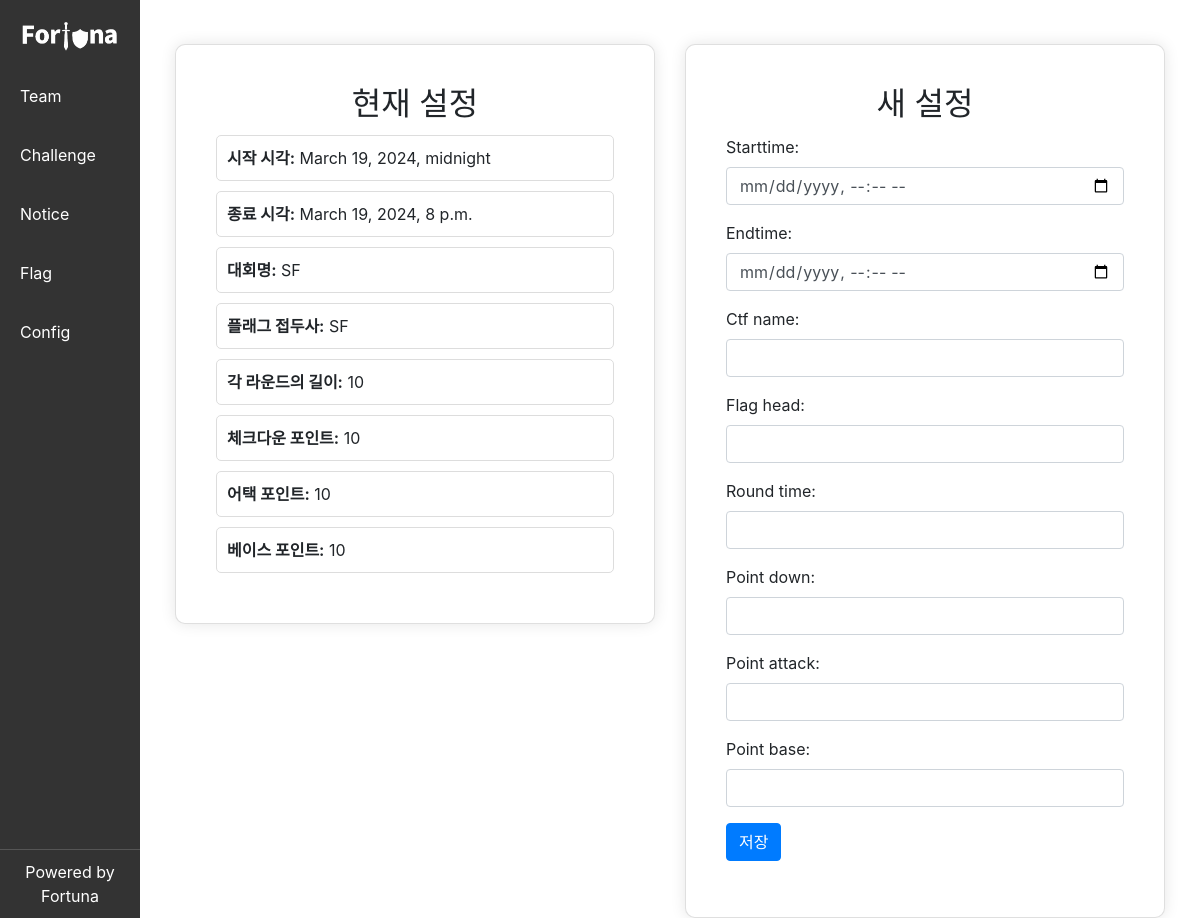
Before: /manage/config/ with the older database file.
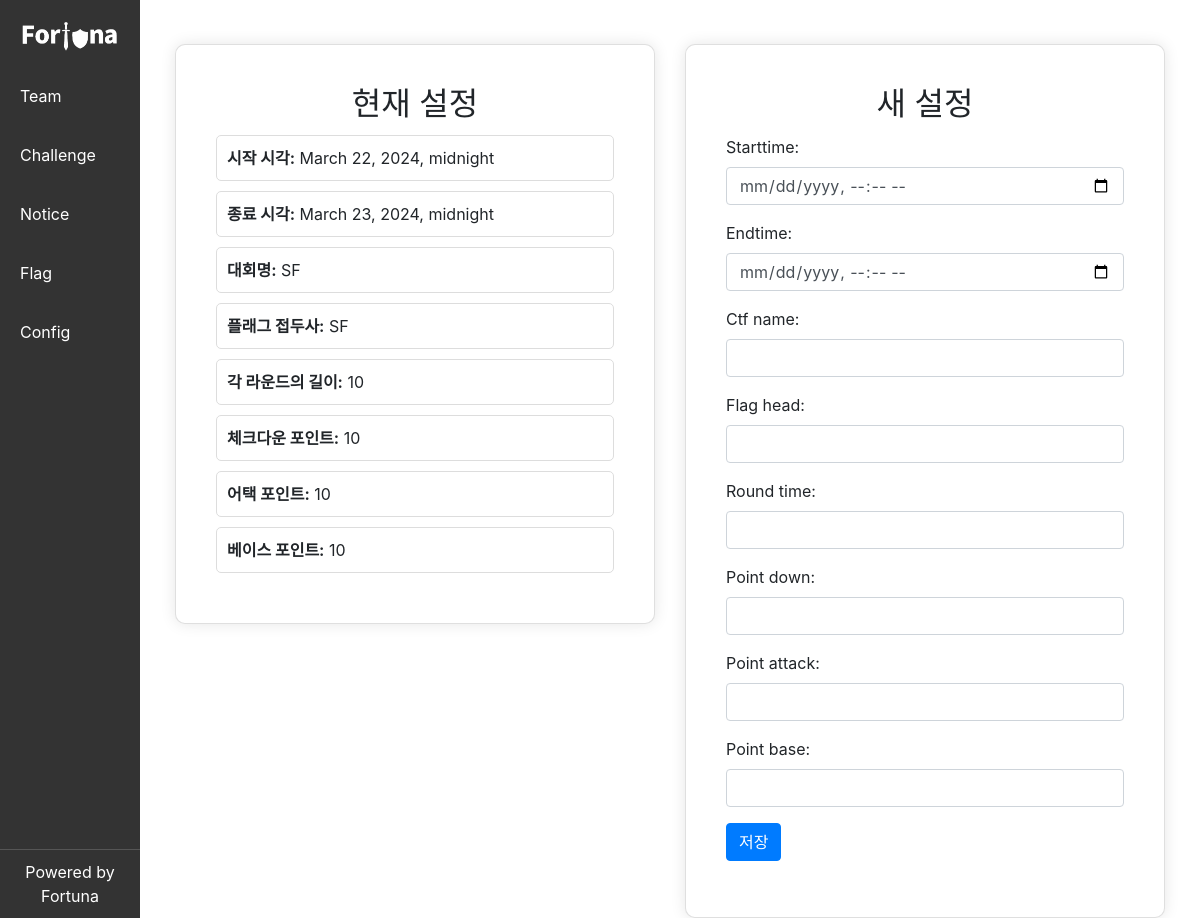
After: the same page with the newer database file.
### config/models.py (models this page shows, shortened)
class Config(models.Model):
    starttime = models.DateTimeField()
    endtime = models.DateTimeField()
    ctf_name = models.TextField()
    flag_head = models.TextField()
    round_time = models.IntegerField()
    point_down = models.IntegerField()
    point_attack = models.IntegerField()
    point_base = models.IntegerField()
    created_at = models.DateTimeField(auto_now_add=True)

### config/views.py (the view)
# urls.py: path('config/', config.config_view, name='config'),
def config_view(request):
    if request.method == "POST":
        form = ConfigForm(request.POST)
        if form.is_valid():
            form.save()
            return redirect('config')  # 성공적으로 저장 후 같은 뷰로 리디렉션
    else:
        form = ConfigForm()  # GET 요청 시 빈 폼 생성
    try:
        config = Config.objects.latest('created_at')
        context = {'config': config, 'form': form}
    except Config.DoesNotExist:
        context = {'form': form}  # Config 데이터가 없을 경우 form만 컨텍스트에 추가
    return render(request, 'config/config.html', context)

### config/forms.py
class ConfigForm(forms.ModelForm):
    class Meta:
        model = Config
        fields = [
            'starttime',
            'endtime',
            'ctf_name',
            'flag_head',
            'round_time',
            'point_down',
            'point_attack',
            'point_base'
        ]
        widgets = {
            'starttime': forms.DateTimeInput(attrs={'type': 'datetime-local', 'class': 'form-control'}),
            'endtime': forms.DateTimeInput(attrs={'type': 'datetime-local', 'class': 'form-control'}),
            'ctf_name': forms.TextInput(attrs={'class': 'form-control'}),
            'flag_head': forms.TextInput(attrs={'class': 'form-control'}),
            'round_time': forms.NumberInput(attrs={'class': 'form-control'}),
            'point_down': forms.NumberInput(attrs={'class': 'form-control'}),
            'point_attack': forms.NumberInput(attrs={'class': 'form-control'}),
            'point_base': forms.NumberInput(attrs={'class': 'form-control'}),
        }

### templates/config/config.html (shortened to what this page needs)
{% extends 'manage/base.html' %}
{% load static %}
{% block content %}
<div class="container-fluid mt-4">
    <div class="row">
        <div class="col-md-6">
            <div class="card">
                <div class="card-body">
                    <h2 class="card-title text-center">현재 설정</h2>
                    {% if config %}
                    <div class="config-item"><span class="config-title">시작 시각:</span> {{ config.starttime }}</div>
                    <div class="config-item"><span class="config-title">종료 시각:</span> {{ config.endtime }}</div>
                    <div class="config-item"><span class="config-title">대회명:</span> {{ config.ctf_name }}</div>
                    <div class="config-item"><span class="config-title">플래그 접두사:</span> {{ config.flag_head }}</div>
                    <div class="config-item"><span class="config-title">각 라운드의 길이:</span> {{ config.round_time }}
                    </div>
                    <div class="config-item"><span class="config-title">체크다운 포인트:</span> {{ config.point_down }}
                    </div>
                    <div class="config-item"><span class="config-title">어택 포인트:</span> {{ config.point_attack }}
                    </div>
                    <div class="config-item"><span class="config-title">베이스 포인트:</span> {{ config.point_base }}
                    </div>
                    {% else %}
                    <p>Config 데이터가 없습니다.</p>
                    {% endif %}
                </div>
            </div>
        </div>
        <div class="col-md-6">
            <div class="card">
                <div class="card-body">
                    <h2 class="card-title text-center">새 설정</h2>
                    <form method="post">
                        {{ form.as_p }}
                        <div class="form-group">
                            <button type="submit" class="btn btn-primary">저장</button>
                        </div>
                </div>
            </div>
        </div>
    </div>
    {% endblock content %}

Changed rows visible on the page:
no longer on this page (row unchanged): Config: starttime "March 19, 2024, midnight", endtime "March 19, 2024, 8 p.m.", ctf_name "SF", flag_head "SF", round_time "10", point_down "10", point_attack "10", point_base "10"
added Config: starttime "March 22, 2024, midnight", endtime "March 23, 2024, midnight", ctf_name "SF", flag_head "SF", round_time "10", point_down "10", point_attack "10", point_base "10"
